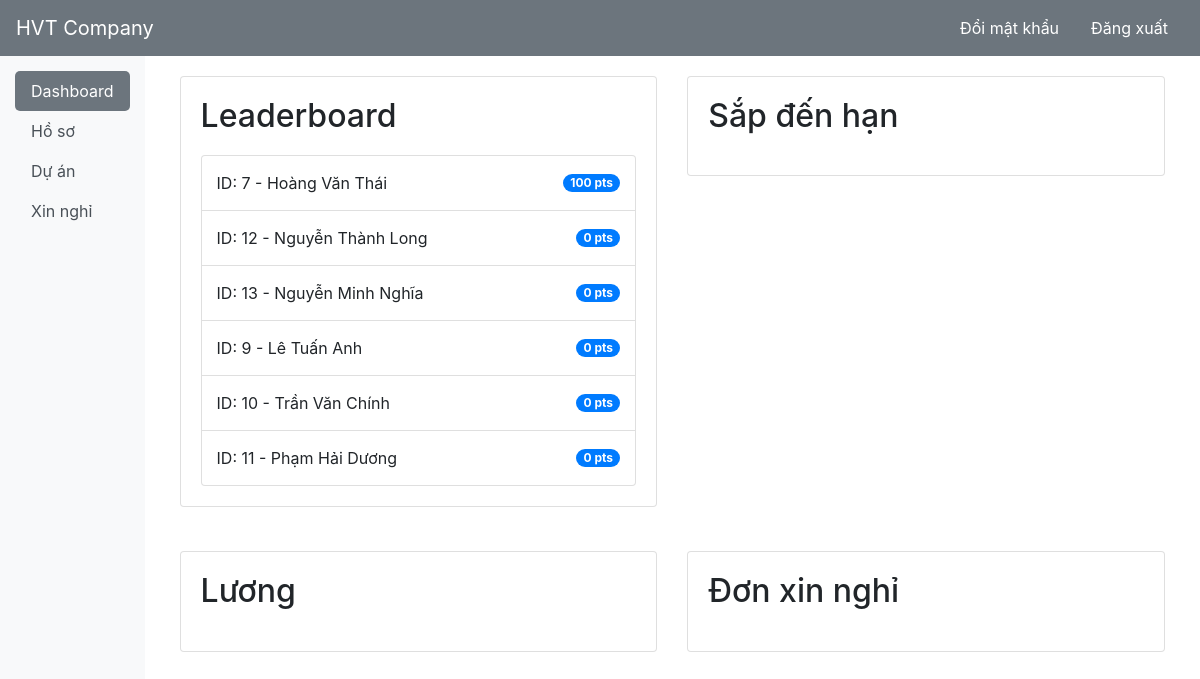
Screenshot of /eloginwel.php (signed in) with the database file from the repository.
### tables this page shows
CREATE TABLE `rank` (
  `eid` int(11) NOT NULL,
  `points` int(11) DEFAULT 0
);

CREATE TABLE `employee` (
  `id` int(11) NOT NULL,
  `firstName` varchar(100) NOT NULL,
  `lastName` varchar(100) NOT NULL,
  `email` varchar(100) NOT NULL,
  `password` text NOT NULL,
  `birthday` date NOT NULL,
  `gender` varchar(10) NOT NULL,
  `contact` varchar(20) NOT NULL,
  `nid` int(20) NOT NULL,
  `address` varchar(100) DEFAULT NULL,
  `dept` varchar(100) NOT NULL,
  `degree` varchar(100) NOT NULL,
  `pic` text NOT NULL
);

### eloginwel.php (the view, shortened to what this page needs)
<?php
require_once('process/dbh.php');
$sql = "SELECT id, firstName, lastName, points FROM employee, rank WHERE rank.eid = employee.id ORDER BY rank.points DESC";
$result = mysqli_query($conn, $sql);
?>
<!DOCTYPE html>
<html lang="vi">
<head>
    <link href="https://stackpath.bootstrapcdn.com/bootstrap/4.5.2/css/bootstrap.min.css" rel="stylesheet">
</head>
<body>
    <?php include('eheader.php'); ?>
    <div class="container">
        <div class="row">
            <div class="col-md-6 mb-4">
                <div class="card">
                    <div class="card-body">
                        <h2>Leaderboard</h2>
                        <ul class="list-group">
                            <?php
                            while ($employee = mysqli_fetch_assoc($result)) {
                                echo "<li class='list-group-item d-flex justify-content-between align-items-center'>";
                                echo "ID: " . $employee['id'] . " - " . $employee['lastName'] . " " . $employee['firstName'];
                                echo "<span class='badge badge-primary badge-pill'>" . $employee['points'] . " pts</span>";
                                echo "</li>";
                            }
                            ?>
                        </ul>
                    </div>
                </div>
            </div>
            <div class="col-md-6 mb-4">
                <div class="card">
                    <div class="card-body">
                        <h2>Sắp đến hạn</h2>
                    </div>
                </div>
            </div>
        </div>
        <div class="row">
            <div class="col-md-6 mb-4">
                <div class="card">
                    <div class="card-body">
                        <h2>Lương</h2>
                    </div>
                </div>
            </div>
            <div class="col-md-6 mb-4">
                <div class="card">
                    <div class="card-body">
                        <h2>Đơn xin nghỉ</h2>
                    </div>
                </div>
            </div>
        </div>
    </div>
</body>
</html>

### eloginwel.php (style rules this page uses)
.card-body { padding: 20px; }
.card { margin-bottom: 20px; }
h2 { margin-bottom: 20px; }
.list-group-item { padding: 15px; }

### rows the page displays
rank: eid "7", eid.lastName "Hoàng Văn", eid.firstName "Thái", points "100"
rank: eid "12", eid.lastName "Nguyễn Thành", eid.firstName "Long", points "0"
rank: eid "13", eid.lastName "Nguyễn Minh", eid.firstName "Nghĩa", points "0"
rank: eid "9", eid.lastName "Lê Tuấn", eid.firstName "Anh", points "0"
rank: eid "10", eid.lastName "Trần Văn", eid.firstName "Chính", points "0"
rank: eid "11", eid.lastName "Phạm Hải", eid.firstName "Dương", points "0"
